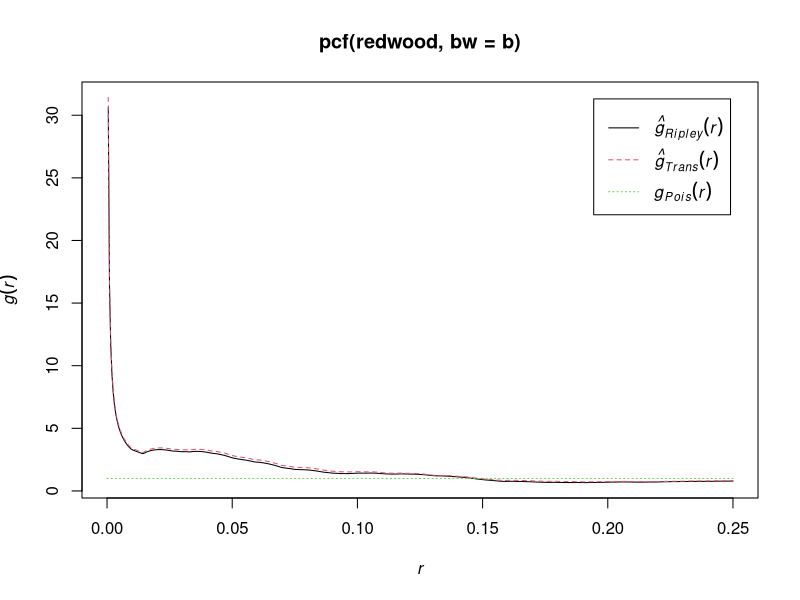

This figure's R source:
library(spatstat)


### Name: bw.pcf
### Title: Cross Validated Bandwidth Selection for Pair Correlation
###   Function
### Aliases: bw.pcf
### Keywords: spatial methods smooth

### ** Examples

  b <- bw.pcf(redwood)
  plot(pcf(redwood, bw=b))
